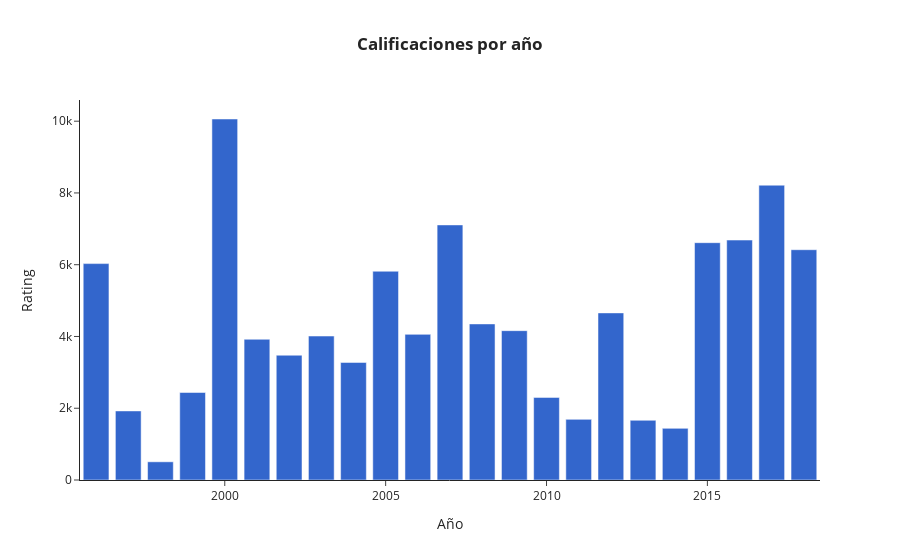

The code cell stored with this chart in its notebook:
### Code cell
#¿Cúal ha sido el comportamiento de las calificaciones por parte de los usuarios por año, mes, día del mes y día de la semana?
#para responder estas preguntas extraemos de la fecha en columnas diferentes el año, el mes, el día del mes y el día de la semana.
movie_ratings['Year'] = movie_ratings['timestamp'].dt.year 
movie_ratings['Month'] = movie_ratings['timestamp'].dt.month
movie_ratings['Day'] = movie_ratings['timestamp'].dt.day 
movie_ratings['Dayweek'] = movie_ratings['timestamp'].dt.day_name()

base = movie_ratings.groupby(['Year'])[['rating']].count().sort_values('rating', ascending = False).reset_index()

# crear gráfica
fig = px.bar(base, x = 'Year', y='rating',
             title= '<b>Calificaciones por año<b>',
             color_discrete_sequence=px.colors.qualitative.G10)

# agregar detalles a la gráfica
fig.update_layout(
    xaxis_title = 'Año',
    yaxis_title = 'Rating',
    template = 'simple_white',
    title_x = 0.5)

fig.show()

### Figure 1 — Plotly figure (JSON) as saved in the notebook; plotly's stock layout.template omitted (floating-point values rounded to 4 significant figures)
{"data": [{"alignmentgroup": "True", "hovertemplate": "Year=%{x}<br>rating=%{y}<extra></extra>", "legendgroup": "", "marker": {"color": "#3366CC", "pattern": {"shape": ""}}, "name": "", "offsetgroup": "", "orientation": "v", "showlegend": false, "textposition": "auto", "type": "bar", "x": [2000, 2017, 2007, 2016, 2015, 2018, 1996, 2005, 2012, 2008, 2009, 2006, 2003, 2001, 2002, 2004, 1999, 2010, 1997, 2011, 2013, 2014, 1998], "xaxis": "x", "y": [10061, 8216, 7109, 6687, 6614, 6418, 6031, 5818, 4657, 4350, 4162, 4059, 4012, 3922, 3478, 3276, 2439, 2302, 1925, 1690, 1664, 1439, 507], "yaxis": "y"}], "layout": {"barmode": "relative", "legend": {"tracegroupgap": 0}, "title": {"text": "<b>Calificaciones por año<b>", "x": 0.5}, "xaxis": {"anchor": "y", "domain": [0, 1], "title": {"text": "Año"}}, "yaxis": {"anchor": "x", "domain": [0, 1], "title": {"text": "Rating"}}}}
